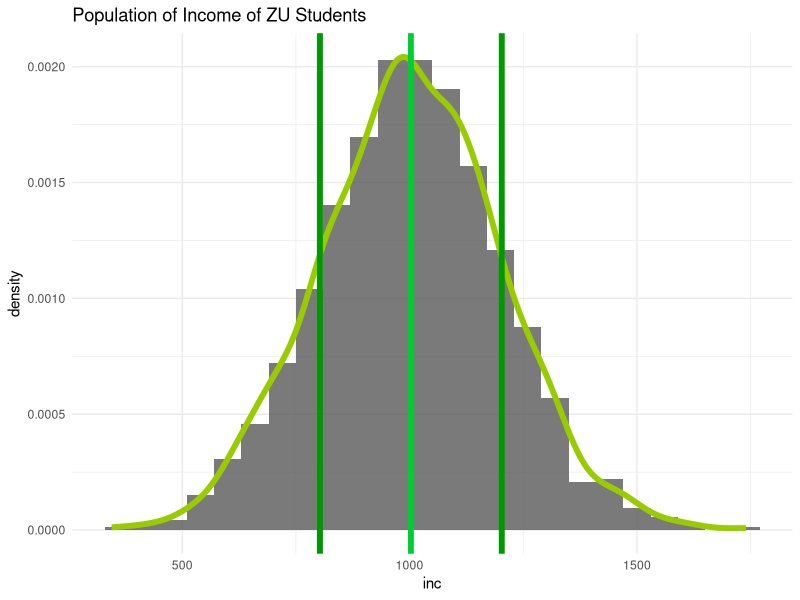
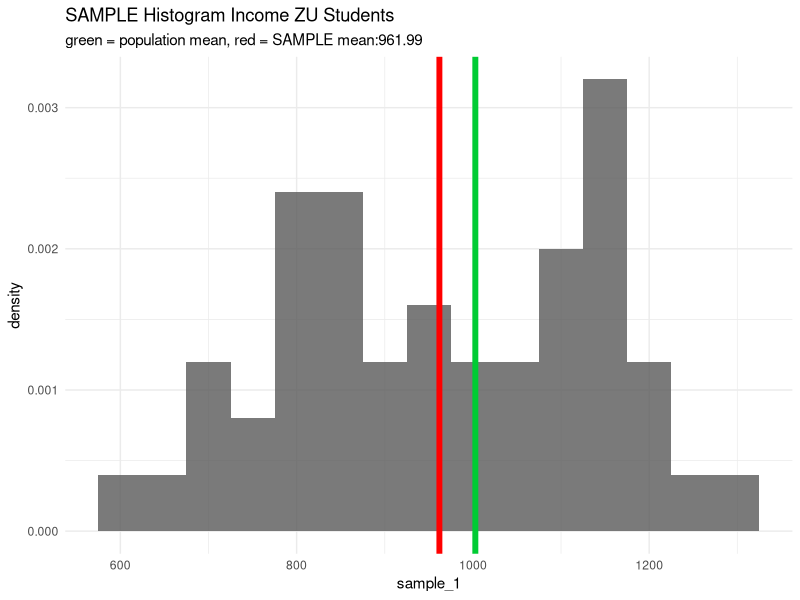
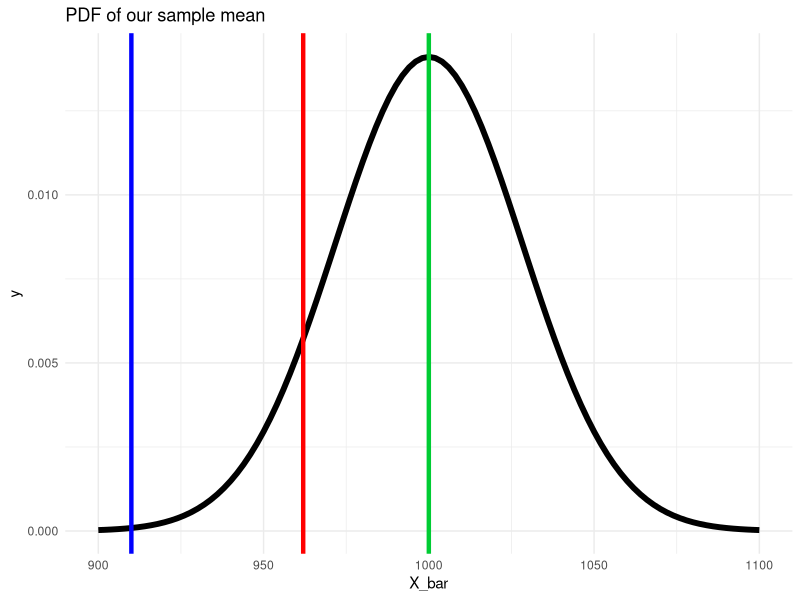
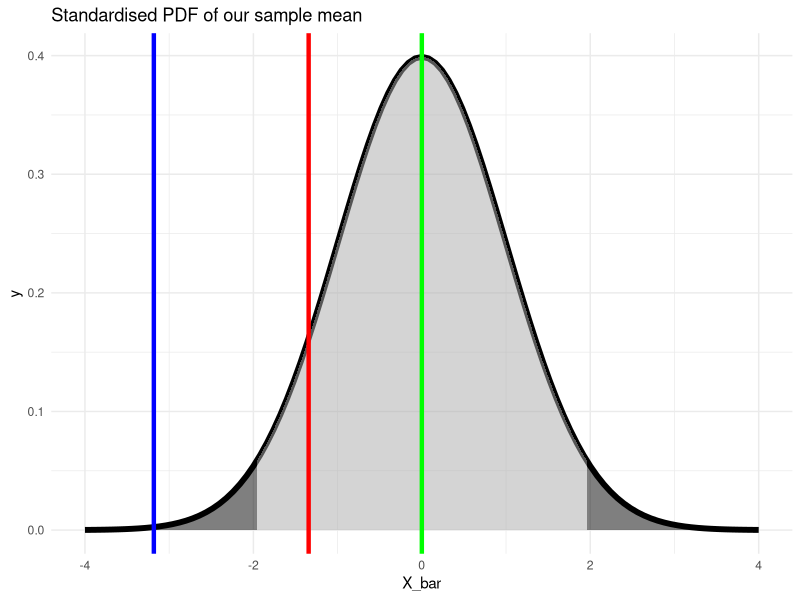
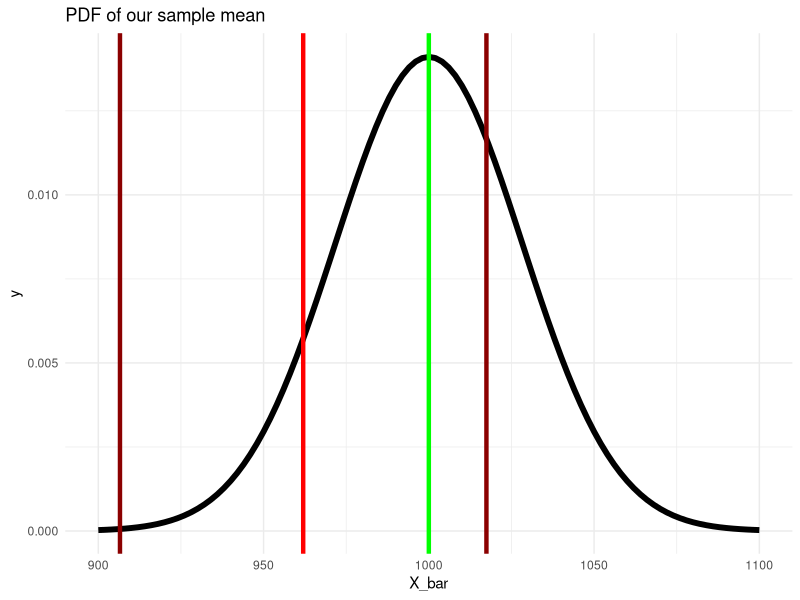
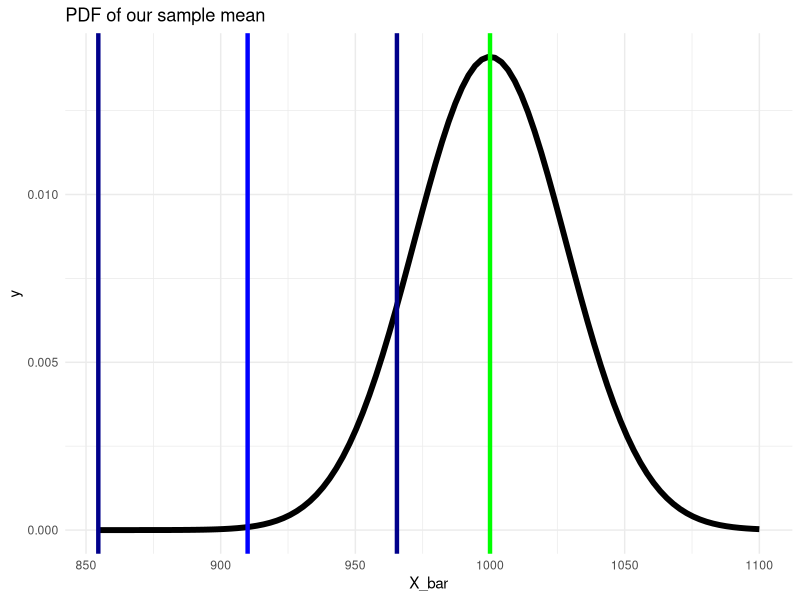
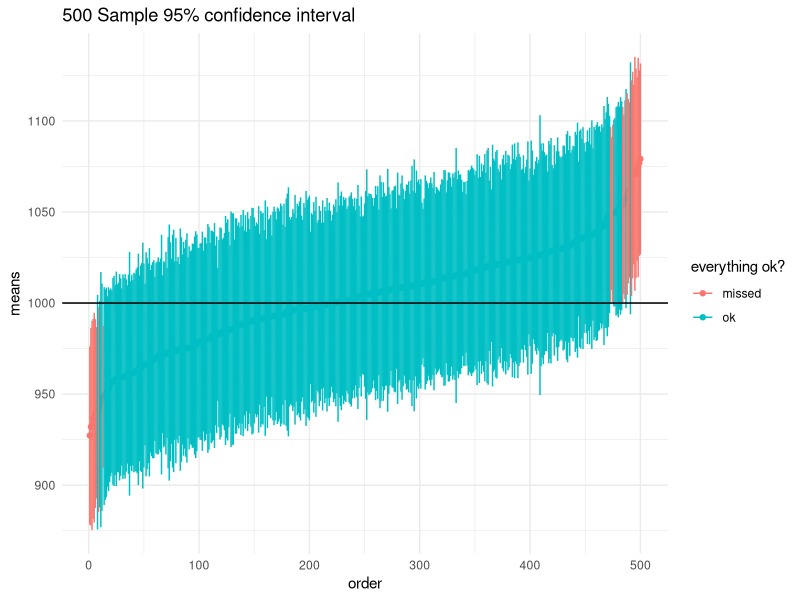

These figures' R source, in order:
## ---- chunk 1
knitr::opts_chunk$set(echo = FALSE)
knitr::opts_chunk$set(fig.height=4)
knitr::opts_chunk$set(fig.width=10)
## ---- chunk 2
set.seed(11) # seed for reproducibility

n <- 1200
inc <- rnorm(n, mean = 1000, sd = 200)

print(inc[1:50])
## ---- chunk 3
library(ggplot2)
ggplot() +
  geom_histogram(aes(x = inc, y = ..density..),binwidth = 60,alpha = 0.8) +
  geom_density(aes(x = inc, y = ..density..),col = "#99CC00",size = 2) +
  labs(title = "Population of Income of ZU Students") +
  geom_vline(xintercept = mean(inc),color = "#00CC33",size = 2) +
  geom_vline(xintercept = mean(inc) + 200,color = "#009900",size = 2) +
  geom_vline(xintercept = mean(inc) - 200,color = "#009900",size = 2) +
  theme_minimal()
## ---- chunk 4
set.seed(24)
sample_1 <- sample(x = inc, size = 50, replace = F)
print(sample_1[1:10])
## ---- chunk 5
library(tidyverse)
ggplot() +
geom_histogram(aes(x = sample_1,
y = ..density..),binwidth = 50,alpha = 0.8) +
labs(title = "SAMPLE Histogram Income ZU Students",
subtitle = paste0("green = population mean, ",
                  "red = SAMPLE mean:",
                  mean(sample_1) %>% round(2))) +
geom_vline(xintercept = mean(sample_1),color = "red",size = 2) +
  geom_vline(xintercept = mean(inc),color = "#00CC33",size = 2)+
theme_minimal()
## ---- chunk 6
ggplot(data =  data.frame(X_bar = 900:1100), aes(x=X_bar)) +
  stat_function(fun = dnorm, args = list(mean = 1000, sd = 200/sqrt(50)), size = 2) +
  geom_vline(xintercept = mean(sample_1), color = "red", size = 1.5) +
  geom_vline(xintercept = 1000, color = "#00CC33", size = 1.5) +
  geom_vline(xintercept = 910, color = "blue", size = 1.5) +
  labs(title = "PDF of our sample mean") +
  theme_minimal()
## ---- chunk 7
ggplot(data =  data.frame(X_bar = -4:4), aes(x=X_bar)) +
  stat_function(fun = dnorm, args = list(mean = 0, sd = 1), size = 2) +
  stat_function(fun = dnorm, xlim = c(-1.96,1.96), geom = "area", fill = "darkgrey", alpha=0.5) +
  stat_function(fun = dnorm, xlim = c(-4,-1.96), geom = "area", fill = "black", alpha=0.5) +
   stat_function(fun = dnorm, xlim = c(1.96,4), geom = "area", fill = "black", alpha=0.5) +
  geom_vline(xintercept = (mean(sample_1) - 1000) / (200/sqrt(50)), color = "red", size = 1.5) +
geom_vline(xintercept = (910 - 1000) / (200/sqrt(50)), color = "blue", size = 1.5) +
  geom_vline(xintercept = 0, color = "green", size = 1.5) +
  labs(title = "Standardised PDF of our sample mean") +
  theme_minimal()
## ---- chunk 8
ggplot(data =  data.frame(X_bar = 900:1100), aes(x=X_bar)) +
  stat_function(fun = dnorm, args = list(mean = 1000, sd = 200/sqrt(50)), size = 2) +
  geom_vline(xintercept = mean(sample_1), color = "red", size = 1.5) +
  geom_vline(xintercept = 1000, color = "green", size = 1.5) +
  geom_vline(xintercept = mean(sample_1) - (1.96 * 200 /sqrt(50)), color = "darkred", size = 1.5) +
  geom_vline(xintercept = mean(sample_1) + (1.96 * 200 /sqrt(50)), color = "darkred", size = 1.5) +
  labs(title = "PDF of our sample mean") +
  theme_minimal()
## ---- chunk 9
ggplot(data =  data.frame(X_bar = 900:1100), aes(x=X_bar)) +
  stat_function(fun = dnorm, args = list(mean = 1000, sd = 200/sqrt(50)), size = 2) +
  geom_vline(xintercept = 910, color = "blue", size = 1.5) +
  geom_vline(xintercept = 1000, color = "green", size = 1.5) +
  geom_vline(xintercept = 910 - (1.96 * 200 /sqrt(50)), color = "darkblue", size = 1.5) +
  geom_vline(xintercept = 910 + (1.96 * 200 /sqrt(50)), color = "darkblue", size = 1.5) +
  labs(title = "PDF of our sample mean") +
  theme_minimal()
## ---- chunk 10
library(tidyverse)
nn <- 500
set.seed(11)
samples <- map(.x = 1:1000,
               .f = ~ sample(inc,size = 50,replace = FALSE))
means <- map_dbl(samples[1:nn],~mean(.x))
se <- map_dbl(samples[1:nn],~ sd(.x)/sqrt(length(.x)))
lower = means-1.96*se
upper = means+1.96*se
df <- data.frame(means,lower,upper)[order(means),] %>%
  mutate(order = 1:nrow(.),
         coll = ifelse(upper < 1000 | lower > 1000,"missed","ok"))
ggplot(df) +
  geom_point(aes(x = order,
                 y = means,
                 col = coll)) +
  geom_segment(aes(x = order-0.02,xend = order + 0.02,
                   y = lower,yend = upper,col = coll)) +
  labs(title = "500 Sample 95% confidence interval") +
  scale_color_discrete(name = "everything ok?")+
  geom_hline(aes(yintercept =1000)) +
  theme_minimal()
